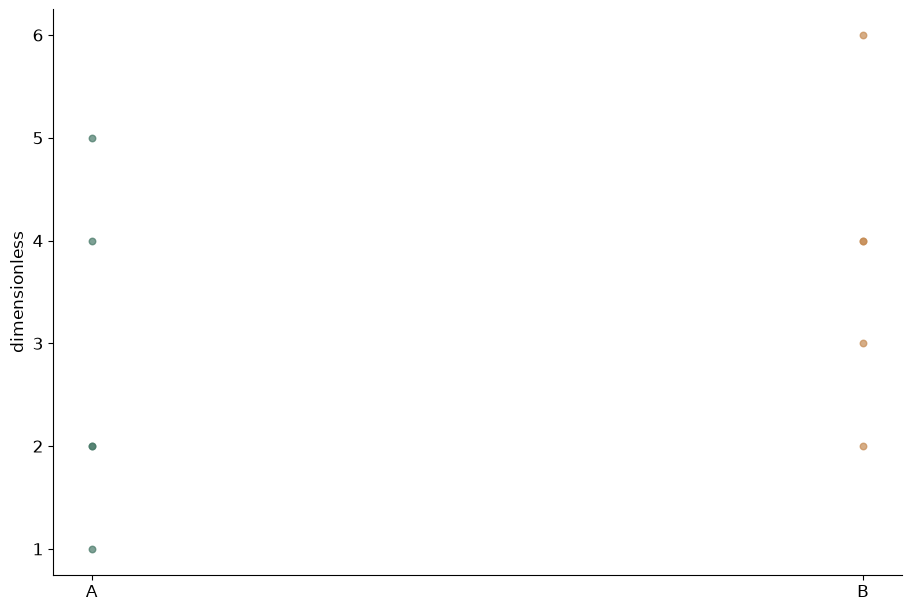

Reproduce this figure in Python.
# Tuyan deterministic figure renderer v1; values are immutable source data.
import json
import math
import numpy as np
import matplotlib
matplotlib.use('Agg')
import matplotlib.pyplot as plt
from matplotlib.patches import Circle
from matplotlib.colors import ListedColormap, BoundaryNorm
d = json.loads("{\"type\":\"stripplot\",\"rows\":[{\"group\":\"A\",\"value\":1},{\"group\":\"A\",\"value\":2},{\"group\":\"A\",\"value\":2},{\"group\":\"A\",\"value\":4},{\"group\":\"A\",\"value\":5},{\"group\":\"B\",\"value\":2},{\"group\":\"B\",\"value\":3},{\"group\":\"B\",\"value\":4},{\"group\":\"B\",\"value\":4},{\"group\":\"B\",\"value\":6}],\"units\":{\"value\":\"dimensionless\",\"x\":\"dimensionless\",\"y\":\"dimensionless\",\"size\":\"dimensionless\",\"low\":\"dimensionless\",\"high\":\"dimensionless\",\"start\":\"dimensionless\",\"end\":\"dimensionless\",\"effect\":\"dimensionless\",\"p\":\"dimensionless\",\"mean\":\"dimensionless\",\"fpr\":\"dimensionless\",\"tpr\":\"dimensionless\",\"recall\":\"dimensionless\",\"precision\":\"dimensionless\",\"predicted\":\"dimensionless\",\"observed\":\"dimensionless\",\"count\":\"dimensionless\",\"a\":\"dimensionless\",\"b\":\"dimensionless\",\"se\":\"dimensionless\",\"u\":\"dimensionless\",\"v\":\"dimensionless\",\"time\":\"dimensionless\",\"event\":\"dimensionless\"},\"options\":{\"bandwidth\":0.5,\"bins\":5,\"nullValue\":0,\"initialValue\":0,\"levels\":[0.5,1,1.5]},\"analysis\":{\"method\":\"pca\",\"description\":\"Synthetic precomputed QA values; not a statistical analysis of research data.\",\"pKind\":\"p\"},\"variants\":[],\"pixels\":1024,\"plotStyle\":{\"width\":9,\"height\":6,\"fontSize\":12}}")
r, kind, opt = d['rows'], d['type'], d['options']
plt.rcParams.update({'font.size':d['plotStyle']['fontSize']})
fig, ax = plt.subplots(figsize=(d['plotStyle']['width'], d['plotStyle']['height']), layout='constrained')
fig.set_facecolor('white')
fig._tuyan_target_pixels = d['pixels']
colors = ['#487968','#c58b53','#647da6','#a77592','#a5a659']
labels = [str(row.get('label',i+1)) for i,row in enumerate(r)]
unit = d['units']
def col(name):
    return np.array([row[name] for row in r], dtype=float)
def grouped():
    names = list(dict.fromkeys([str(row.get('group','Data')) for row in r]))
    return names, [np.array([row['value'] for row in r if str(row.get('group','Data')) == name], dtype=float) for name in names]
def density(values):
    # User-specified positive bandwidth; no concealed automatic inference.
    bw=float(opt['bandwidth'])
    grid=np.linspace(float(min(values))-3*bw,float(max(values))+3*bw,256)
    z=(grid[:,None]-values[None,:])/bw
    return grid,np.exp(-0.5*z*z).mean(axis=1)/(bw*math.sqrt(2*math.pi))
if kind in ['bar','dotplot','lollipop','forest']:
    y=np.arange(len(r)); values=col('value')
    if kind=='bar':
        bars=ax.barh(y,values,color=colors[0]); assert np.allclose([b.get_width() for b in bars],values)
    elif kind=='lollipop':
        ax.hlines(y,0,values,color=colors[0]); ax.scatter(values,y,color=colors[0])
    elif kind=='forest':
        ax.errorbar(values,y,xerr=np.vstack([values-col('low'),col('high')-values]),fmt='o',color=colors[0],capsize=3)
        ax.axvline(float(opt['nullValue']),color='#969e96',linestyle='--')
    else: ax.scatter(values,y,color=colors[0])
    ax.set_yticks(y,labels);ax.invert_yaxis();ax.set_xlabel(unit['value'])
elif kind in ['dumbbell','gantt']:
    y=np.arange(len(r));start,end=col('start'),col('end')
    if kind=='gantt': ax.barh(y,end-start,left=start,color=colors[0])
    else:
        ax.hlines(y,start,end,color='#9da99e');ax.scatter(start,y,label=opt.get('startLabel','Start'),color=colors[0]);ax.scatter(end,y,label=opt.get('endLabel','End'),color=colors[1]);ax.legend()
    ax.set_yticks(y,labels);ax.invert_yaxis();ax.set_xlabel(unit['start'])
elif kind=='waterfall':
    values=col('value');start=float(opt['initialValue'])+np.r_[0,np.cumsum(values)[:-1]]
    ax.bar(np.arange(len(r)),values,bottom=start,color=[colors[0] if v>=0 else colors[1] for v in values]);ax.set_xticks(np.arange(len(r)),labels,rotation=30);ax.set_ylabel(unit['value']);ax.axhline(0,color='#adb3a9')
elif kind=='histogram':
    values=col('value');counts,edges=np.histogram(values,bins=opt['bins'])
    assert int(counts.sum())==len(values)
    artists=ax.bar(edges[:-1],counts,width=np.diff(edges),align='edge',color=colors[0],edgecolor='white')
    assert np.allclose([p.get_height() for p in artists],counts)
    ax.set_xlabel(unit['value']);ax.set_ylabel('Count')
elif kind=='stripplot':
    names,groups=grouped()
    for i,values in enumerate(groups):ax.scatter(np.full(len(values),i),values,color=colors[i%len(colors)],s=22,alpha=.7)
    ax.set_xticks(np.arange(len(names)),names);ax.set_ylabel(unit['value'])
elif kind in ['boxplot','violin','raincloud','density','ridgeline']:
    names,groups=grouped()
    if kind=='boxplot': ax.boxplot(groups,whis=1.5,showfliers=True);ax.set_xticks(np.arange(len(names))+1,names);ax.set_ylabel(unit['value'])
    elif kind=='violin':
        # bw_method is explicit to avoid a hidden bandwidth choice.
        ax.violinplot(groups,showmeans=False,showmedians=True,bw_method=float(opt['bandwidth']));ax.set_xticks(np.arange(len(names))+1,names);ax.set_ylabel(unit['value'])
    else:
        for i,values in enumerate(groups):
            grid,pdf=density(values); color=colors[i%len(colors)]
            if kind=='density': ax.plot(grid,pdf,color=color,label=names[i])
            else:
                base=float(i);scale=0.65/max(pdf) if max(pdf)>0 else 1
                ax.fill_between(grid,base,base+pdf*scale,color=color,alpha=0.45)
                if kind=='raincloud':
                    ax.scatter(values,np.full(len(values),base-0.15),color=color,s=15)
                    ax.boxplot([values],positions=[base-0.35],vert=False,widths=.15,whis=1.5,manage_ticks=False)
        ax.set_xlabel(unit['value'])
        if kind=='density':ax.set_ylabel('Density');ax.legend()
        else:ax.set_yticks(np.arange(len(names)),names)
elif kind=='ecdf':
    values=np.sort(col('value')); p=np.arange(1,len(values)+1)/len(values)
    line=ax.step(values,p,where='post',color=colors[0])[0];assert np.allclose(line.get_ydata(),p)
    ax.set_xlabel(unit['value']);ax.set_ylabel('Cumulative proportion');ax.set_ylim(0,1)
elif kind in ['line','area','scatter','bubble','ordination','ma_plot','volcano','roc','pr_curve','calibration','bland_altman','funnel_meta']:
    xname,yname='x','y'
    if kind=='ma_plot':xname,yname='mean','effect'
    if kind=='roc':xname,yname='fpr','tpr'
    if kind=='pr_curve':xname,yname='recall','precision'
    if kind=='calibration':xname,yname='predicted','observed'
    if kind=='funnel_meta':xname,yname='effect','se'
    if kind=='volcano':x=col('effect');y=-np.log10(col('p'));xlabel='Effect ('+unit['effect']+')';ylabel='-log10('+d['analysis']['pKind']+')'
    elif kind=='bland_altman':
        a,b=col('a'),col('b');x=(a+b)/2;y=a-b;bias=np.mean(y);sd=np.std(y,ddof=1)
        for line,label in [(bias,'Mean difference'),(bias-1.96*sd,'Lower agreement limit'),(bias+1.96*sd,'Upper agreement limit')]:ax.axhline(line,color='#9a9f96',linestyle='--',label=label)
        ax.legend(fontsize=8);xlabel='Mean ('+unit['a']+')';ylabel='A - B ('+unit['a']+')'
    else:x,y=col(xname),col(yname);xlabel=xname+' ('+unit[xname]+')';ylabel=yname+' ('+unit[yname]+')'
    if kind in ['line','area','roc','pr_curve','calibration']:
        order=np.lexsort((y,x)) if kind=='roc' else np.argsort(x,kind='stable');x,y=x[order],y[order]
        artist=ax.plot(x,y,color=colors[0],marker='o',markersize=3)[0];assert np.allclose(artist.get_ydata(),y)
        if kind=='area':ax.fill_between(x,0,y,color=colors[0],alpha=.25)
    else:
        artist=ax.scatter(x,y,s=col('size')*float(opt.get('areaScale',20)) if kind=='bubble' else 26,color=colors[0]);assert np.allclose(artist.get_offsets(),np.column_stack([x,y]))
    ax.set_xlabel(xlabel);ax.set_ylabel(ylabel)
    if kind=='bubble':
        handles,legend_labels=artist.legend_elements(prop='sizes',num=3,func=lambda size:size/float(opt.get('areaScale',20)))
        ax.legend(handles,legend_labels,title='Area ('+unit['size']+')',fontsize=8)
    if kind in ['roc','calibration']:ax.plot([0,1],[0,1],linestyle='--',color='#adb3a9');ax.set_xlim(0,1);ax.set_ylim(0,1)
    if kind=='pr_curve':ax.set_xlim(0,1);ax.set_ylim(0,1)
    if kind=='funnel_meta':ax.invert_yaxis()
    if kind=='ordination':ax.text(.01,1.02,d['analysis']['method'].upper(),transform=ax.transAxes,fontsize=10)
elif kind in ['heatmap','adjacency_matrix','correlation_matrix','confusion_matrix','bubble_matrix','binary_matrix']:
    names_y=list(dict.fromkeys([str(row['row']) for row in r]));names_x=list(dict.fromkeys([str(row['column']) for row in r]))
    matrix=np.full((len(names_y),len(names_x)),np.nan)
    for row in r:matrix[names_y.index(str(row['row'])),names_x.index(str(row['column']))]=row['value']
    if kind=='bubble_matrix':
        for row in r:ax.scatter(names_x.index(str(row['column'])),names_y.index(str(row['row'])),s=row['value']*float(opt.get('areaScale',25)),color=colors[0])
        ax.invert_yaxis()
    elif kind=='binary_matrix':
        cmap=ListedColormap(['#f1f3ed','#487968']);cmap.set_bad('#b7b9b2')
        img=ax.pcolormesh(np.arange(len(names_x)+1)-.5,np.arange(len(names_y)+1)-.5,matrix,cmap=cmap,norm=BoundaryNorm([-.5,.5,1.5],2),shading='flat');ax.invert_yaxis();fig.colorbar(img,ax=ax,ticks=[0,1],label='0 absent / 1 present; grey missing')
        assert np.allclose(img.get_array(),matrix,equal_nan=True)
    else:
        img=ax.pcolormesh(np.arange(len(names_x)+1)-.5,np.arange(len(names_y)+1)-.5,matrix,cmap='RdBu_r' if kind=='correlation_matrix' else 'viridis',vmin=-1 if kind=='correlation_matrix' else None,vmax=1 if kind=='correlation_matrix' else None,shading='flat');ax.invert_yaxis();fig.colorbar(img,ax=ax,label=unit['value'])
        assert np.allclose(img.get_array(),matrix,equal_nan=True)
    ax.set_xticks(np.arange(len(names_x)),names_x,rotation=40,ha='right');ax.set_yticks(np.arange(len(names_y)),names_y)
    if kind=='confusion_matrix':ax.set_xlabel('Predicted class');ax.set_ylabel('True class')
elif kind=='pie':
    values=col('value');wedges,_=ax.pie(values,labels=labels,colors=colors,normalize=True)
    assert np.allclose([(w.theta2-w.theta1)/360 for w in wedges],values/sum(values),atol=1e-6)
elif kind=='rose':
    fig.delaxes(ax);ax=fig.add_subplot(111,projection='polar');values=col('value');theta=np.arange(len(r))*2*np.pi/len(r)
    ax.bar(theta,np.sqrt(values),width=2*np.pi/len(r),color=colors[0],edgecolor='white');ax.set_xticks(theta,labels);ax.set_ylabel('Radius = sqrt(value)')
elif kind in ['gene_track','protein_domain']:
    start,end=col('start'),col('end');ax.barh(np.arange(len(r)),end-start,left=start,color=colors[0]);ax.set_yticks(np.arange(len(r)),labels);ax.set_xlabel(unit['start']);ax.invert_yaxis()
elif kind=='vector_field':
    artist=ax.quiver(col('x'),col('y'),col('u'),col('v'),angles='xy',scale_units='xy',scale=1,color=colors[0]);ax.set_xlabel(unit['x']);ax.set_ylabel(unit['y']);ax.set_aspect('equal')
elif kind=='contour':
    xs=np.unique(col('x'));ys=np.unique(col('y'));z=np.full((len(ys),len(xs)),np.nan)
    for row in r:z[list(ys).index(row['y']),list(xs).index(row['x'])]=row['value']
    cs=ax.contour(xs,ys,z,levels=opt['levels'])
    for label in ax.clabel(cs,inline=False,fontsize=8):label.set_bbox({'facecolor':'white','edgecolor':'none','pad':1})
    ax.set_xlabel(unit['x']);ax.set_ylabel(unit['y'])
elif kind=='kaplan_meier':
    names=list(dict.fromkeys([str(row.get('group','Data')) for row in r]))
    for i,name in enumerate(names):
        data=[row for row in r if str(row.get('group','Data'))==name];times=sorted(set(row['time'] for row in data));xs=[0.];ys=[1.];s=1.
        for t in times:
            risk=sum(row['time']>=t for row in data);events=sum(row['time']==t and row['event']==1 for row in data)
            s=s*(1-events/risk);xs.append(t);ys.append(s)
            cens=sum(row['time']==t and row['event']==0 for row in data)
            if cens:ax.plot(t,s,marker='+',color=colors[i%len(colors)])
        ax.step(xs,ys,where='post',label=name,color=colors[i%len(colors)])
    ax.set_ylim(0,1.03);ax.set_ylabel('Survival probability (no CI estimated)');ax.set_xlabel(unit['time']);ax.legend()
elif kind in ['venn','upset']:
    names=[row['set'] for row in r];sets=[set(row['members']) for row in r];members=set().union(*sets);counts={}
    for item in members:
        mask=tuple(item in s for s in sets);counts[mask]=counts.get(mask,0)+1
    if kind=='venn':
        for x,color,name in [(0.4,colors[0],names[0]),(.65,colors[1],names[1])]:ax.add_patch(Circle((x,.5),.23,facecolor=color,alpha=.25));ax.text(x,.78,name,ha='center')
        for x,key in [(.29,(True,False)),(.525,(True,True)),(.76,(False,True))]:ax.text(x,.5,str(counts.get(key,0)),ha='center')
        ax.set_xlim(0,1.05);ax.set_ylim(0,1);ax.set_aspect('equal');ax.axis('off');ax.text(.5,.1,'Areas are schematic; labels show exact counts',ha='center',fontsize=8)
    else:
        masks=sorted(counts,key=lambda m:(-counts[m],m));ax.bar(np.arange(len(masks)),[counts[m] for m in masks],color=colors[0]);ax.set_xticks(np.arange(len(masks)),[' & '.join(names[i] for i,v in enumerate(m) if v) for m in masks],rotation=35,ha='right');ax.set_ylabel('Exclusive intersection size')
        # Membership matrix below bars is necessary to distinguish UpSet from a bar chart.
        matrix_ax=ax.inset_axes([0,-.48,1,.27]);matrix_ax.set_xlim(-.5,len(masks)-.5)
        for j,m in enumerate(masks):
            ys=[i for i,v in enumerate(m) if v];matrix_ax.plot([j]*len(ys),ys,color=colors[0]);matrix_ax.scatter([j]*len(names),np.arange(len(names)),color=[colors[0] if v else '#dde1d8' for v in m])
        matrix_ax.set_yticks(np.arange(len(names)),names);matrix_ax.set_xticks([]);matrix_ax.invert_yaxis()

checks={}
computed={}
def audit(name,actual,expected,atol=1e-8):
    a=np.asarray(actual,dtype=float);e=np.asarray(expected,dtype=float)
    assert a.shape==e.shape and np.allclose(a,e,rtol=1e-7,atol=atol,equal_nan=True), 'Numeric artist mismatch: '+name
    mask=np.isfinite(a)&np.isfinite(e)
    error=float(np.max(np.abs(a[mask]-e[mask]))) if np.any(mask) else 0.
    checks[name]={'count':int(a.size),'absoluteError':error,'passed':True}
if kind=='bar':audit('bar_widths',[p.get_width() for p in ax.patches],col('value'))
elif kind in ['dotplot','lollipop']:audit('point_values',ax.collections[-1].get_offsets()[:,0],col('value'))
elif kind=='forest':
    audit('point_estimates',ax.lines[0].get_xdata(),col('value'))
    audit('intervals',np.array(ax.collections[0].get_segments())[:,:,0],np.column_stack([col('low'),col('high')]))
elif kind=='dumbbell':
    audit('start_points',ax.collections[1].get_offsets()[:,0],col('start'));audit('end_points',ax.collections[2].get_offsets()[:,0],col('end'))
elif kind=='gantt':
    audit('interval_start',[p.get_x() for p in ax.patches],col('start'));audit('interval_width',[p.get_width() for p in ax.patches],col('end')-col('start'))
elif kind=='waterfall':
    audit('increments',[p.get_height() for p in ax.patches],col('value'));audit('cumulative_baselines',[p.get_y() for p in ax.patches],float(opt['initialValue'])+np.r_[0,np.cumsum(col('value'))[:-1]])
    computed['cumulativeValues']=(float(opt['initialValue'])+np.cumsum(col('value'))).tolist()
elif kind=='histogram':
    audit('bin_heights',[p.get_height() for p in ax.patches],counts);audit('total_count',[sum(p.get_height() for p in ax.patches)],[len(r)]);computed['binEdges']=edges.tolist();computed['binCounts']=counts.tolist()
elif kind=='stripplot':
    for i,values in enumerate(groups):audit('observations_'+str(i),ax.collections[i].get_offsets()[:,1],values)
elif kind=='boxplot':
    for i,values in enumerate(groups):audit('median_'+str(i),ax.lines[i*7+5].get_ydata(),[np.median(values)]*2)
elif kind=='violin':
    medians=ax.collections[-1].get_segments();audit('medians',[x[0,1] for x in medians],[np.median(v) for v in groups])
elif kind in ['density','ridgeline','raincloud']:
    computed['bandwidth']=float(opt['bandwidth']);computed['groupSizes']=[len(v) for v in groups]
    for i,values in enumerate(groups):
        grid,pdf=density(values)
        if kind=='density':audit('density_'+str(i),ax.lines[i].get_ydata(),pdf)
        else:
            top=np.column_stack([grid,i+pdf*(.65/max(pdf))]);bottom=np.column_stack([grid,np.full(len(grid),i)])
            expected=np.vstack([top[0],bottom,top[-1],top[::-1],top[0]])
            audit('density_polygon_'+str(i),ax.collections[i*(2 if kind=='raincloud' else 1)].get_paths()[0].vertices,expected)
        if kind=='raincloud':audit('observations_'+str(i),ax.collections[i*2+1].get_offsets()[:,0],values)
elif kind=='ecdf':
    audit('ecdf_sorted_values',ax.lines[0].get_xdata(),np.sort(col('value')));audit('ecdf_probability',ax.lines[0].get_ydata(),np.arange(1,len(r)+1)/len(r))
elif kind in ['line','area','roc','pr_curve','calibration']:audit('plotted_xy',np.column_stack([artist.get_xdata(),artist.get_ydata()]),np.column_stack([x,y]))
elif kind in ['scatter','bubble','ordination','ma_plot','volcano','bland_altman','funnel_meta']:
    audit('point_coordinates',artist.get_offsets(),np.column_stack([x,y]))
    if kind=='bubble':audit('marker_area',artist.get_sizes(),col('size')*float(opt.get('areaScale',20)))
    if kind=='volcano':computed['negativeLog10P']=y.tolist()
    if kind=='bland_altman':
        audit('agreement_limits',[ln.get_ydata()[0] for ln in ax.lines[:3]],[bias,bias-1.96*sd,bias+1.96*sd]);computed.update({'meanDifference':float(bias),'sampleSdDifference':float(sd),'limits':[float(bias-1.96*sd),float(bias+1.96*sd)]})
elif kind in ['heatmap','adjacency_matrix','correlation_matrix','confusion_matrix','binary_matrix']:audit('matrix_cells',img.get_array(),matrix);computed['missingCells']=int(np.isnan(matrix).sum())
elif kind=='bubble_matrix':audit('marker_areas',[c.get_sizes()[0] for c in ax.collections],col('value')*float(opt.get('areaScale',25)))
elif kind=='pie':audit('angular_proportions',[(w.theta2-w.theta1)/360 for w in wedges],col('value')/sum(col('value')),1e-6)
elif kind=='rose':audit('area_proportions',[p.get_height()**2 for p in ax.patches],col('value'))
elif kind=='vector_field':audit('vectors',np.column_stack([artist.U,artist.V]),np.column_stack([col('u'),col('v')]))
elif kind=='contour':
    audit('contour_levels',cs.levels,opt['levels'])
    for level,path in zip(cs.levels,cs.get_paths()):
        points=path.vertices
        if len(points)==0:continue
        assert np.all(points[:,0]>=xs[0]) and np.all(points[:,0]<=xs[-1]) and np.all(points[:,1]>=ys[0]) and np.all(points[:,1]<=ys[-1]), 'Contour outside data grid'
        ix=np.clip(np.searchsorted(xs,points[:,0],side='right')-1,0,len(xs)-2);iy=np.clip(np.searchsorted(ys,points[:,1],side='right')-1,0,len(ys)-2)
        tx=(points[:,0]-xs[ix])/(xs[ix+1]-xs[ix]);ty=(points[:,1]-ys[iy])/(ys[iy+1]-ys[iy])
        interpolated=(1-tx)*(1-ty)*z[iy,ix]+tx*(1-ty)*z[iy,ix+1]+(1-tx)*ty*z[iy+1,ix]+tx*ty*z[iy+1,ix+1]
        audit('contour_vertices_'+str(float(level)),interpolated,np.full(len(points),level))
    computed['gridShape']=list(z.shape)
elif kind=='kaplan_meier':
    survival_lines=[ln for ln in ax.lines if ln.get_drawstyle()=='steps-post']
    for i,name in enumerate(names):
        data=[row for row in r if str(row.get('group','Data'))==name];prob=1.;expected=[1.]
        for t in sorted(set(row['time'] for row in data)):
            prob*=1-sum(row['time']==t and row['event']==1 for row in data)/sum(row['time']>=t for row in data);expected.append(prob)
        audit('survival_'+str(i),survival_lines[i].get_ydata(),expected)
        computed[name]={'survival':expected}
elif kind=='venn':audit('intersection_labels',[float(t.get_text()) for t in ax.texts[2:5]],[counts.get((True,False),0),counts.get((True,True),0),counts.get((False,True),0)])
elif kind=='upset':audit('exclusive_intersections',[p.get_height() for p in ax.patches],[counts[m] for m in masks]);audit('union_size',[sum(p.get_height() for p in ax.patches)],[len(members)])
assert checks, 'Missing numeric audit for '+kind
fig._tuyan_validation={'typeId':kind,'checks':checks,'computations':computed,'analysis':d['analysis'],'suppliedFields':list(r[0]),'dataSourcePolicy':'User supplied values; artist checks do not establish source authenticity or study validity.'}

for collection in fig.findobj(matplotlib.collections.Collection):collection.set_rasterized(False)
for spine in ['top','right']:
    if spine in ax.spines: ax.spines[spine].set_visible(False)
